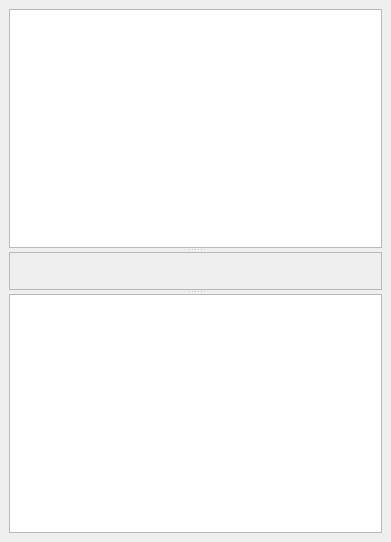
<?xml version="1.0" encoding="UTF-8"?>
<ui version="4.0">
 <class>QxrdCalibrantDialog</class>
 <widget class="QDockWidget" name="QxrdCalibrantDialog">
  <property name="geometry">
   <rect>
    <x>0</x>
    <y>0</y>
    <width>391</width>
    <height>542</height>
   </rect>
  </property>
  <property name="windowTitle">
   <string>&amp;Calibrants</string>
  </property>
  <widget class="QWidget" name="dockWidgetContents">
   <property name="sizePolicy">
    <sizepolicy hsizetype="Preferred" vsizetype="Preferred">
     <horstretch>0</horstretch>
     <verstretch>0</verstretch>
    </sizepolicy>
   </property>
   <layout class="QGridLayout" name="gridLayout">
    <item row="0" column="0">
     <widget class="QSplitter" name="splitter">
      <property name="orientation">
       <enum>Qt::Vertical</enum>
      </property>
      <widget class="QTableView" name="m_CalibrantTableView">
       <property name="contextMenuPolicy">
        <enum>Qt::CustomContextMenu</enum>
       </property>
       <property name="selectionMode">
        <enum>QAbstractItemView::SingleSelection</enum>
       </property>
       <property name="selectionBehavior">
        <enum>QAbstractItemView::SelectRows</enum>
       </property>
       <property name="wordWrap">
        <bool>false</bool>
       </property>
      </widget>
      <widget class="QFrame" name="m_CalibrantParametersFrame">
       <property name="frameShape">
        <enum>QFrame::StyledPanel</enum>
       </property>
       <property name="frameShadow">
        <enum>QFrame::Raised</enum>
       </property>
      </widget>
      <widget class="QTableView" name="m_CalibrantDSpacingsView">
       <property name="contextMenuPolicy">
        <enum>Qt::CustomContextMenu</enum>
       </property>
       <property name="alternatingRowColors">
        <bool>true</bool>
       </property>
       <property name="selectionMode">
        <enum>QAbstractItemView::ExtendedSelection</enum>
       </property>
       <property name="selectionBehavior">
        <enum>QAbstractItemView::SelectItems</enum>
       </property>
      </widget>
     </widget>
    </item>
   </layout>
  </widget>
 </widget>
 <resources/>
 <connections/>
</ui>
